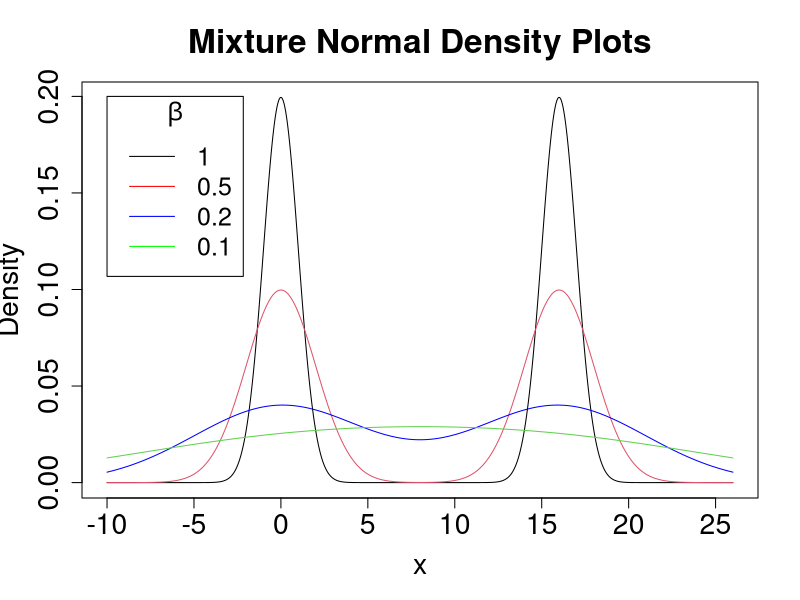

Here is the R script that generated this plot:
N <- function(x,beta){
  g=0.5*dnorm(x,0,1/beta)+0.5*dnorm(x,16,1/beta)
  return(g)
}

x=seq(-10,26,length.out=10000)



pdf("tempnorm.pdf",height=8,width=16)
par(mfrow=c(1,1))
plot(x, N(x,1),type="l",ylab="Density",main="Mixture Normal Density Plots",cex.main=2,cex.lab=1.7,cex.axis=1.7)
lines(x, N(x,0.5),col=2)
lines(x, N(x,0.2),col='blue')
lines(x, N(x,0.1),col=3)
legend(-10,0.2,legend=c("1", "0.5","0.2","0.1"),col=c("black", "red","blue","green"), lty=1, cex=1.5,title=expression(beta))
dev.off()
